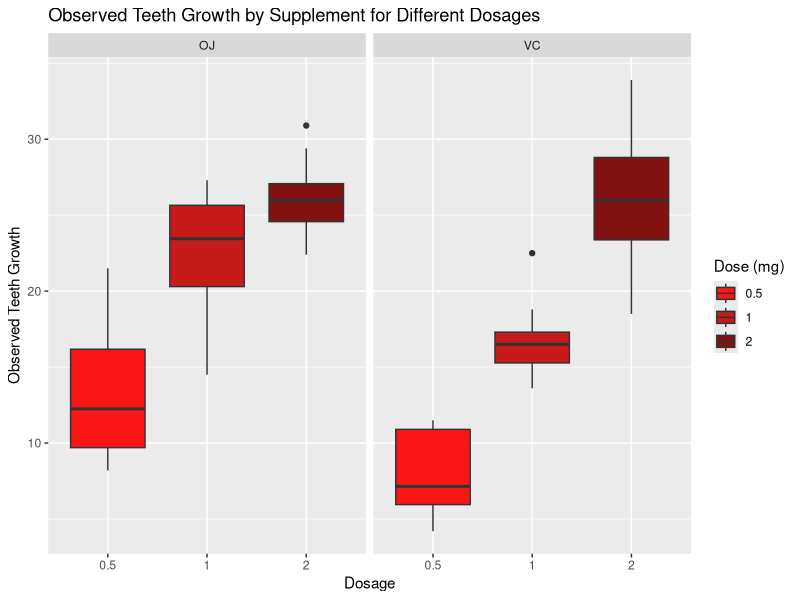

Recreate this plot in R. (Note: this script raises an error after producing the figure.)
## ---- chunk 1
library(datasets) ; data("ToothGrowth")
dim(ToothGrowth)
colnames(ToothGrowth)
head(ToothGrowth)
str(ToothGrowth)
## ---- chunk 2
summary(ToothGrowth)
## ---- chunk 3
library(ggplot2)

ggplot(ToothGrowth, aes(x = factor(dose), y = len, fill = factor(dose))) + 
  geom_boxplot() +
  facet_grid(.~supp) +
  xlab("Dosage") +
  ylab("Observed Teeth Growth") +
  ggtitle("Observed Teeth Growth by Supplement for Different Dosages") +
  labs(fill = "Dose (mg)") +
  scale_fill_manual(values = c("#fa1616", "#c71a1a", "#821111"))

## ---- chunk 4
dose1 <- subset(ToothGrowth, dose %in% c(0.5, 1.0))
dose2 <- subset(ToothGrowth, dose %in% c(0.5, 2.0))
dose3 <- subset(ToothGrowth, dose %in% c(1.0, 2.0))
t.test(len ~ dose, paired = F, var.equal = F, data = dose1)

t.test(len~dose, data=dose1, paired=FALSE)

t.test(len~dose, data=dose2, paired=FALSE)

t.test(len~dose, data=dose3, paired=FALSE)
## ---- chunk 5
t.test(len ~ supp, paired = F, var.equal = F, data = ToothGrowth)
